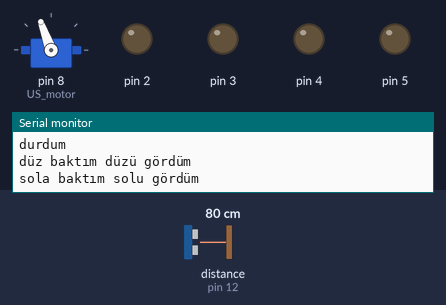
A sketch run on a simulated Arduino Uno, built with avr-gcc and run on an emulated ATmega328P. On the bench: servo, output pins drawn as LEDs (lit = HIGH), the last lines printed to the serial monitor. The inputs (shaded band) are chosen by the test bench; at power-on: distance to the obstacle (sensor on pin 12) 80 cm. The echo pulse lasts 58.3 µs per cm.

Above: at 3.8 s.
3.9 s: distance to the obstacle (sensor on pin 12) set to 2 cm
At 4.8 s:
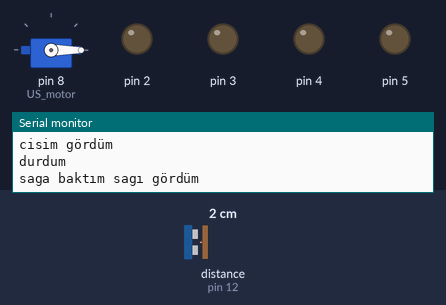
8.5 s: distance to the obstacle (sensor on pin 12) set to 44 cm
At 13.1 s:
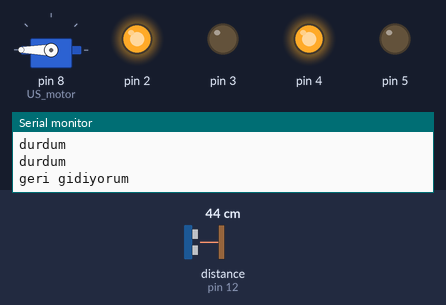
13.2 s: distance to the obstacle (sensor on pin 12) set to 51 cm
16.5 s: distance to the obstacle (sensor on pin 12) set to 250 cm
18.5 s: distance to the obstacle (sensor on pin 12) set to 4 cm
At 23.9 s:
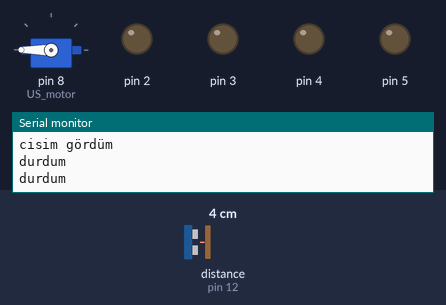
Timing chart, 0 to 24.2 s (numbered marks = the images above; inputs shaded):
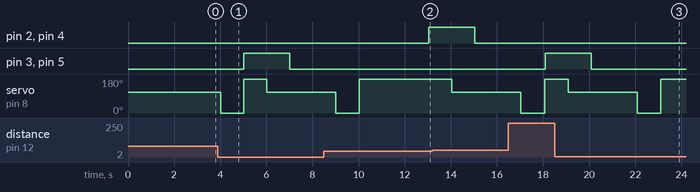

The sketch:

sketch_mar10a.ino
```cpp
#include <NewPing.h>
#include <Servo.h>
#define TRIGGER_PIN  13  // Arduino pin tied to trigger pin on the ultrasonic sensor.
#define ECHO_PIN     12  // Arduino pin tied to echo pin on the ultrasonic sensor.
#define MAX_DISTANCE 200 // Maximum distance we want to ping for (in centimeters). Maximum sensor distance is rated at 400-500cm.
#define signalPin 8
Servo US_motor;
NewPing sonar(TRIGGER_PIN, ECHO_PIN, MAX_DISTANCE); // NewPing setup of pins and maximum distance.

volatile bool left = false;
volatile bool right = false;
volatile bool forward = false;

void setup() {
  pinMode(2, OUTPUT);
  pinMode(3, OUTPUT);
  pinMode(4, OUTPUT);
  pinMode(5, OUTPUT);
  US_motor.attach(8);
  US_motor.write(110);
  Serial.begin(115200); // Open serial monitor at 115200 baud to see ping results.

}

void loop() {
  delay(1000);
  US_motor.write(110);
  Serial.print("Ping: ");
  Serial.print(sonar.ping_cm());
  Serial.println("cm");
  delay(1000);
  stopNow();

forward = lookForwardAddMap();
left = lookLeftAddMap();
right = lookRightAddMap();

if(forward){
      stopNow();
      delay(1000);
      if(left){
            stopNow();
            delay(1000);
                if(right){
                     stopNow();
                delay(1000);
                goBack();
                }else{
                  stopNow();
                  turnRight();
                }
      }else{
        stopNow();
        turnLeft();

      }


}else{
  moveForward();
}


}

int control(){
  if(sonar.ping_cm() < 50 && sonar.ping_cm() != 0){
    Serial.println("cisim gördüm");
    stopNow();
    return true;
  }else{
    return false;
  }

}

int lookRightAddMap(){
      Serial.println("saga baktım sagı gördüm");
  delay(1000);

   US_motor.write(180);
   if(control()){
     return true;
   }else{
    return false;
   }

}

int lookLeftAddMap(){
        Serial.println("sola baktım solu gördüm");
  delay(1000);

   US_motor.write(0);
   if(control()){
     return true;
   }else{
    return false;
   }

}
int lookForwardAddMap(){
        Serial.println("düz baktım düzü gördüm");
  delay(1000);

     US_motor.write(110);
   if(control()){
     return true;
   }else{
    return false;
   }

}
int controlLeft(){
    if(sonar.ping_cm() < 50 && sonar.ping_cm() != 0){
    Serial.println("cisim gördüm");
    stopNow();
    delay(1000);
    return true;
  }else{
    return false;
  }
}
int controlRight(){
    if(sonar.ping_cm() < 50 && sonar.ping_cm() != 0){
    Serial.println("cisim gördüm");
    stopNow();
    return true;
  }else{
    return false;
  }
}

int moveForward(){
      Serial.println("düz gidiyorum");


digitalWrite(2, LOW);
digitalWrite(3, HIGH);
digitalWrite(4, LOW);
digitalWrite(5, HIGH);
}

int goBack(){
        Serial.println("geri gidiyorum");


digitalWrite(2, HIGH);
digitalWrite(3, LOW);
digitalWrite(4, HIGH);
digitalWrite(5, LOW);
}
int stopNow(){
Serial.println("durdum ");
stopRight();
stopLeft();
}
int turnLeft(){
  Serial.println("sola döndüm ");
  startLeft();
  stopRight();
}

int turnRight(){
  Serial.println("saga döndüm ");
  startRight();
  stopLeft();
}
void startRight(){
  digitalWrite(2, LOW);
  digitalWrite(3, HIGH);
}
void startLeft(){
  digitalWrite(4, LOW);
  digitalWrite(5, HIGH);
}
void stopLeft(){
  digitalWrite(4, LOW);
  digitalWrite(5, LOW);
}
void stopRight(){
  digitalWrite(2, LOW);
  digitalWrite(3, LOW);
}
```

Measured:
- after the input at 18.5 s, pin 3, pin 5: goes on until 20.1 s, then stays LOW
